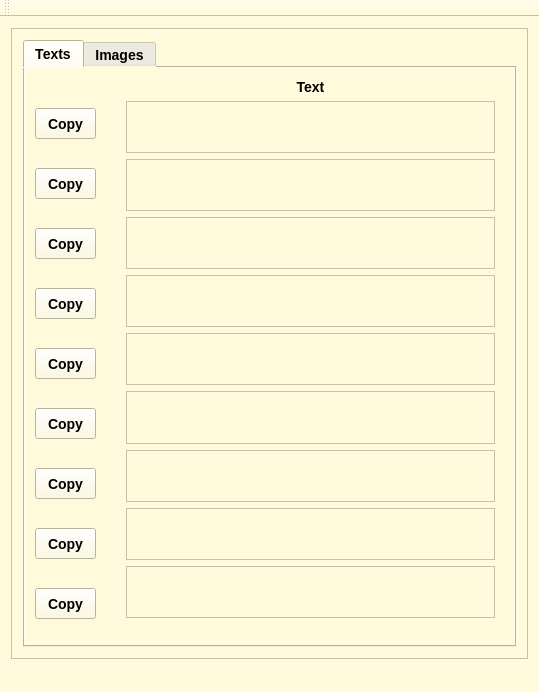
<?xml version="1.0" encoding="UTF-8"?>
<ui version="4.0">
 <class>MainWindow</class>
 <widget class="QMainWindow" name="MainWindow">
  <property name="geometry">
   <rect>
    <x>0</x>
    <y>0</y>
    <width>539</width>
    <height>692</height>
   </rect>
  </property>
  <property name="windowTitle">
   <string>MainWindow</string>
  </property>
  <property name="styleSheet">
   <string notr="true">background:rgb(255,250,220);</string>
  </property>
  <widget class="QWidget" name="centralWidget">
   <layout class="QVBoxLayout" name="verticalLayout_2">
    <item>
     <widget class="QFrame" name="frame">
      <property name="frameShape">
       <enum>QFrame::StyledPanel</enum>
      </property>
      <property name="frameShadow">
       <enum>QFrame::Raised</enum>
      </property>
      <layout class="QVBoxLayout" name="verticalLayout">
       <item>
        <widget class="QTabWidget" name="tabWidget">
         <property name="styleSheet">
          <string notr="true">
    font: bold 14px;</string>
         </property>
         <property name="currentIndex">
          <number>0</number>
         </property>
         <widget class="QWidget" name="texts">
          <attribute name="title">
           <string>Texts</string>
          </attribute>
          <widget class="QWidget" name="gridLayoutWidget">
           <property name="geometry">
            <rect>
             <x>90</x>
             <y>0</y>
             <width>391</width>
             <height>561</height>
            </rect>
           </property>
           <layout class="QGridLayout" name="gridLayout">
            <item row="3" column="0">
             <widget class="QTextBrowser" name="clipText_3"/>
            </item>
            <item row="1" column="0">
             <widget class="QTextBrowser" name="clipText"/>
            </item>
            <item row="8" column="0">
             <widget class="QTextBrowser" name="clipText_5"/>
            </item>
            <item row="14" column="0">
             <widget class="QTextBrowser" name="clipText_7"/>
            </item>
            <item row="2" column="0">
             <widget class="QTextBrowser" name="clipText_2"/>
            </item>
            <item row="0" column="0">
             <widget class="QLabel" name="label">
              <property name="font">
               <font>
                <pointsize>-1</pointsize>
                <weight>75</weight>
                <italic>false</italic>
                <bold>true</bold>
               </font>
              </property>
              <property name="text">
               <string>Text</string>
              </property>
              <property name="alignment">
               <set>Qt::AlignCenter</set>
              </property>
             </widget>
            </item>
            <item row="16" column="0">
             <widget class="QTextBrowser" name="clipText_9"/>
            </item>
            <item row="4" column="0">
             <widget class="QTextBrowser" name="clipText_4"/>
            </item>
            <item row="9" column="0">
             <widget class="QTextBrowser" name="clipText_6"/>
            </item>
            <item row="15" column="0">
             <widget class="QTextBrowser" name="clipText_8"/>
            </item>
           </layout>
          </widget>
          <widget class="QPushButton" name="textCopy_1">
           <property name="geometry">
            <rect>
             <x>10</x>
             <y>40</y>
             <width>61</width>
             <height>31</height>
            </rect>
           </property>
           <property name="text">
            <string>Copy</string>
           </property>
          </widget>
          <widget class="QPushButton" name="textCopy_2">
           <property name="geometry">
            <rect>
             <x>10</x>
             <y>100</y>
             <width>61</width>
             <height>31</height>
            </rect>
           </property>
           <property name="text">
            <string>Copy</string>
           </property>
          </widget>
          <widget class="QPushButton" name="textCopy_3">
           <property name="geometry">
            <rect>
             <x>10</x>
             <y>160</y>
             <width>61</width>
             <height>31</height>
            </rect>
           </property>
           <property name="text">
            <string>Copy</string>
           </property>
          </widget>
          <widget class="QPushButton" name="textCopy_4">
           <property name="geometry">
            <rect>
             <x>10</x>
             <y>220</y>
             <width>61</width>
             <height>31</height>
            </rect>
           </property>
           <property name="text">
            <string>Copy</string>
           </property>
          </widget>
          <widget class="QPushButton" name="textCopy_5">
           <property name="geometry">
            <rect>
             <x>10</x>
             <y>280</y>
             <width>61</width>
             <height>31</height>
            </rect>
           </property>
           <property name="text">
            <string>Copy</string>
           </property>
          </widget>
          <widget class="QPushButton" name="textCopy_6">
           <property name="geometry">
            <rect>
             <x>10</x>
             <y>340</y>
             <width>61</width>
             <height>31</height>
            </rect>
           </property>
           <property name="text">
            <string>Copy</string>
           </property>
          </widget>
          <widget class="QPushButton" name="textCopy_7">
           <property name="geometry">
            <rect>
             <x>10</x>
             <y>400</y>
             <width>61</width>
             <height>31</height>
            </rect>
           </property>
           <property name="text">
            <string>Copy</string>
           </property>
          </widget>
          <widget class="QPushButton" name="textCopy_8">
           <property name="geometry">
            <rect>
             <x>10</x>
             <y>460</y>
             <width>61</width>
             <height>31</height>
            </rect>
           </property>
           <property name="text">
            <string>Copy</string>
           </property>
          </widget>
          <widget class="QPushButton" name="textCopy_9">
           <property name="geometry">
            <rect>
             <x>10</x>
             <y>520</y>
             <width>61</width>
             <height>31</height>
            </rect>
           </property>
           <property name="text">
            <string>Copy</string>
           </property>
          </widget>
         </widget>
         <widget class="QWidget" name="images">
          <attribute name="title">
           <string>Images</string>
          </attribute>
          <widget class="QWidget" name="gridLayoutWidget_2">
           <property name="geometry">
            <rect>
             <x>100</x>
             <y>0</y>
             <width>321</width>
             <height>561</height>
            </rect>
           </property>
           <layout class="QGridLayout" name="gridLayout_2">
            <item row="4" column="0">
             <widget class="QGraphicsView" name="clipImage_4"/>
            </item>
            <item row="0" column="4">
             <spacer name="horizontalSpacer">
              <property name="orientation">
               <enum>Qt::Horizontal</enum>
              </property>
              <property name="sizeHint" stdset="0">
               <size>
                <width>40</width>
                <height>20</height>
               </size>
              </property>
             </spacer>
            </item>
            <item row="3" column="0">
             <widget class="QGraphicsView" name="clipImage_3"/>
            </item>
            <item row="0" column="1">
             <widget class="QLabel" name="label_5">
              <property name="text">
               <string>Dimension</string>
              </property>
              <property name="alignment">
               <set>Qt::AlignCenter</set>
              </property>
             </widget>
            </item>
            <item row="3" column="1">
             <widget class="QLabel" name="imgDim_3">
              <property name="text">
               <string>Dim</string>
              </property>
              <property name="alignment">
               <set>Qt::AlignCenter</set>
              </property>
             </widget>
            </item>
            <item row="1" column="5">
             <widget class="QLabel" name="imgSize">
              <property name="text">
               <string>Size</string>
              </property>
              <property name="alignment">
               <set>Qt::AlignCenter</set>
              </property>
             </widget>
            </item>
            <item row="4" column="1">
             <widget class="QLabel" name="imgDim_4">
              <property name="text">
               <string>Dim</string>
              </property>
              <property name="alignment">
               <set>Qt::AlignCenter</set>
              </property>
             </widget>
            </item>
            <item row="0" column="2">
             <spacer name="horizontalSpacer_2">
              <property name="orientation">
               <enum>Qt::Horizontal</enum>
              </property>
              <property name="sizeHint" stdset="0">
               <size>
                <width>40</width>
                <height>20</height>
               </size>
              </property>
             </spacer>
            </item>
            <item row="1" column="0">
             <widget class="QGraphicsView" name="clipImage"/>
            </item>
            <item row="1" column="1">
             <widget class="QLabel" name="imgDim">
              <property name="text">
               <string>Dim</string>
              </property>
              <property name="alignment">
               <set>Qt::AlignCenter</set>
              </property>
             </widget>
            </item>
            <item row="5" column="5">
             <widget class="QLabel" name="imgSize_5">
              <property name="text">
               <string>Size</string>
              </property>
              <property name="alignment">
               <set>Qt::AlignCenter</set>
              </property>
             </widget>
            </item>
            <item row="0" column="5">
             <widget class="QLabel" name="label_4">
              <property name="text">
               <string>Size</string>
              </property>
              <property name="alignment">
               <set>Qt::AlignCenter</set>
              </property>
             </widget>
            </item>
            <item row="2" column="5">
             <widget class="QLabel" name="imgSize_2">
              <property name="text">
               <string>Size</string>
              </property>
              <property name="alignment">
               <set>Qt::AlignCenter</set>
              </property>
             </widget>
            </item>
            <item row="3" column="5">
             <widget class="QLabel" name="imgSize_3">
              <property name="text">
               <string>Size</string>
              </property>
              <property name="alignment">
               <set>Qt::AlignCenter</set>
              </property>
             </widget>
            </item>
            <item row="4" column="5">
             <widget class="QLabel" name="imgSize_4">
              <property name="text">
               <string>Size</string>
              </property>
              <property name="alignment">
               <set>Qt::AlignCenter</set>
              </property>
             </widget>
            </item>
            <item row="5" column="1">
             <widget class="QLabel" name="imgDim_5">
              <property name="text">
               <string>Dim</string>
              </property>
              <property name="alignment">
               <set>Qt::AlignCenter</set>
              </property>
             </widget>
            </item>
            <item row="5" column="0">
             <widget class="QGraphicsView" name="clipImage_5"/>
            </item>
            <item row="2" column="1">
             <widget class="QLabel" name="imgDim_2">
              <property name="text">
               <string>Dim</string>
              </property>
              <property name="alignment">
               <set>Qt::AlignCenter</set>
              </property>
             </widget>
            </item>
            <item row="0" column="3">
             <spacer name="horizontalSpacer_3">
              <property name="orientation">
               <enum>Qt::Horizontal</enum>
              </property>
              <property name="sizeHint" stdset="0">
               <size>
                <width>40</width>
                <height>20</height>
               </size>
              </property>
             </spacer>
            </item>
            <item row="2" column="0">
             <widget class="QGraphicsView" name="clipImage_2"/>
            </item>
            <item row="0" column="0">
             <widget class="QLabel" name="label_3">
              <property name="text">
               <string>Image</string>
              </property>
              <property name="alignment">
               <set>Qt::AlignCenter</set>
              </property>
             </widget>
            </item>
           </layout>
          </widget>
          <widget class="QPushButton" name="copy1">
           <property name="geometry">
            <rect>
             <x>10</x>
             <y>60</y>
             <width>75</width>
             <height>23</height>
            </rect>
           </property>
           <property name="text">
            <string>Copy</string>
           </property>
          </widget>
          <widget class="QPushButton" name="copy2">
           <property name="geometry">
            <rect>
             <x>10</x>
             <y>180</y>
             <width>75</width>
             <height>23</height>
            </rect>
           </property>
           <property name="text">
            <string>Copy</string>
           </property>
          </widget>
          <widget class="QPushButton" name="copy3">
           <property name="geometry">
            <rect>
             <x>10</x>
             <y>280</y>
             <width>75</width>
             <height>23</height>
            </rect>
           </property>
           <property name="text">
            <string>Copy</string>
           </property>
          </widget>
          <widget class="QPushButton" name="copy4">
           <property name="geometry">
            <rect>
             <x>10</x>
             <y>390</y>
             <width>75</width>
             <height>23</height>
            </rect>
           </property>
           <property name="text">
            <string>Copy</string>
           </property>
          </widget>
          <widget class="QPushButton" name="copy5">
           <property name="geometry">
            <rect>
             <x>10</x>
             <y>500</y>
             <width>75</width>
             <height>23</height>
            </rect>
           </property>
           <property name="text">
            <string>Copy</string>
           </property>
          </widget>
         </widget>
        </widget>
       </item>
      </layout>
     </widget>
    </item>
   </layout>
  </widget>
  <widget class="QToolBar" name="mainToolBar">
   <attribute name="toolBarArea">
    <enum>TopToolBarArea</enum>
   </attribute>
   <attribute name="toolBarBreak">
    <bool>false</bool>
   </attribute>
  </widget>
  <widget class="QStatusBar" name="statusBar"/>
 </widget>
 <layoutdefault spacing="6" margin="11"/>
 <resources/>
 <connections/>
</ui>
